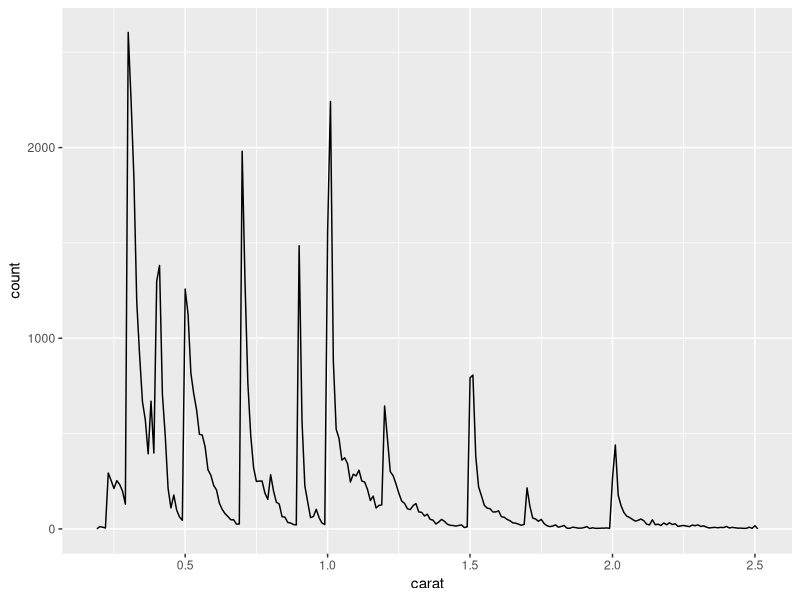
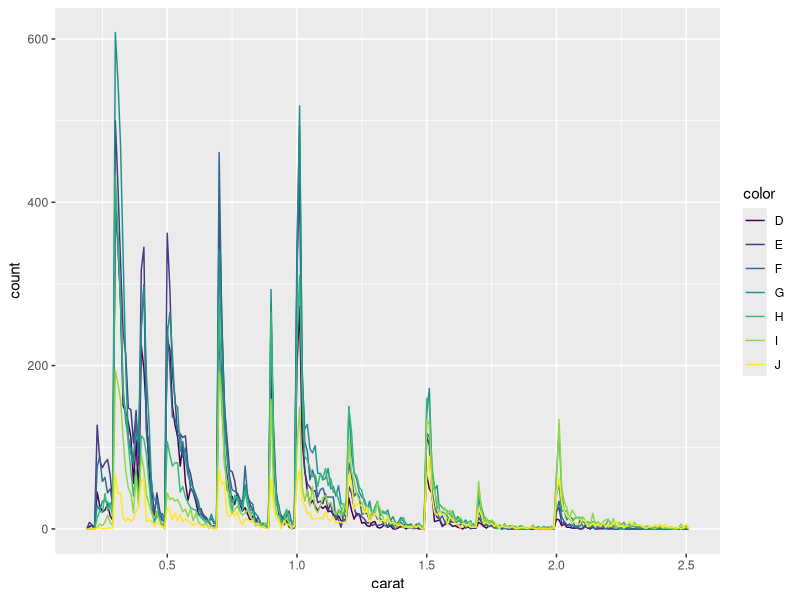
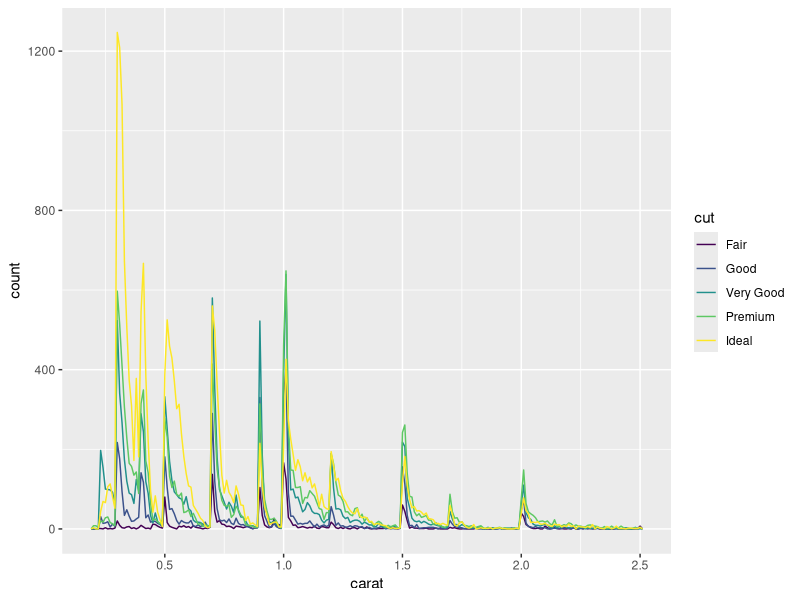

These figures' R source, in order:
## ---- chunk 1

knitr::opts_chunk$set( #set default chunk options to not show the R code
  echo = FALSE
)
library(ggplot2)
library(dplyr)

smaller <- diamonds %>% 
  filter(carat <= 2.5)
## ---- chunk 2
smaller %>% 
  ggplot(aes(carat)) + 
  geom_freqpoly(binwidth = 0.01)
## ---- chunk 3
smaller %>%
  ggplot(aes(x = carat, color = color)) + 
  geom_freqpoly(binwidth = 0.01)
## ---- chunk 4
smaller %>%
  ggplot(aes(x = carat, color = cut)) + 
  geom_freqpoly(binwidth = 0.01)
